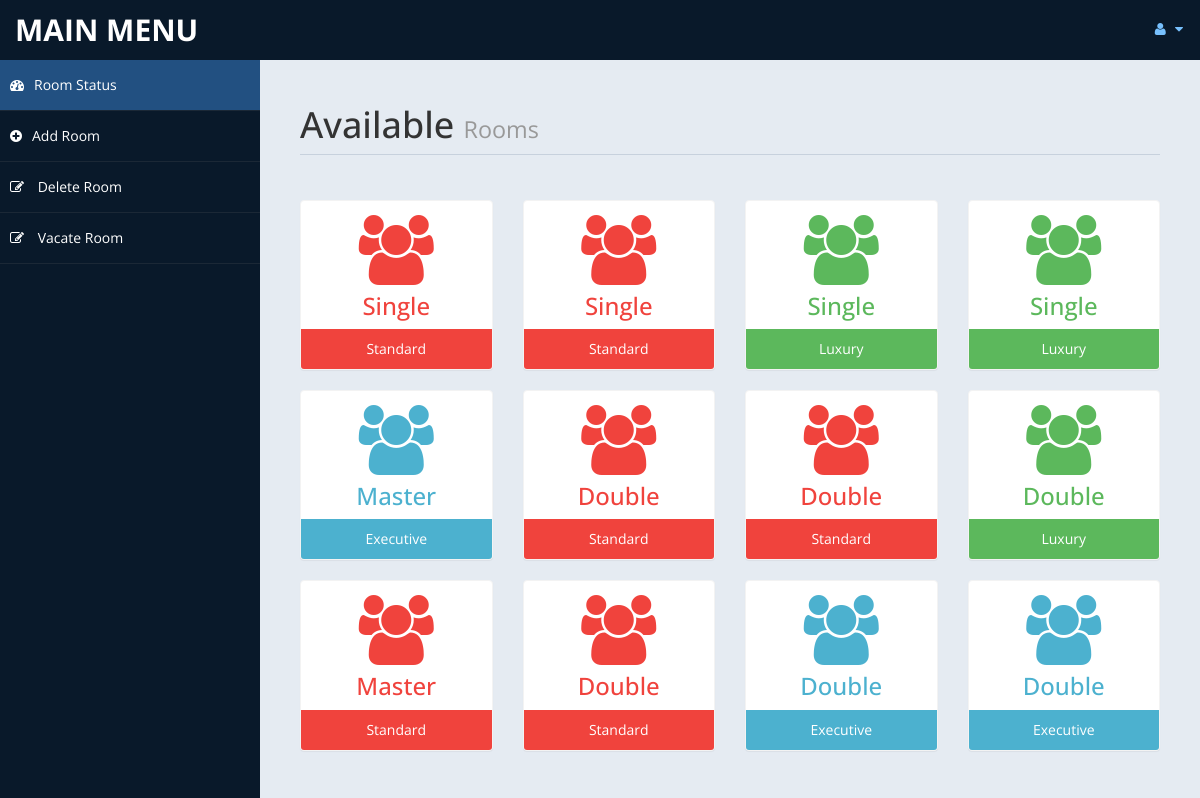
The app's page /admin/settings.php (signed in) with its own data.
### tables this page shows
CREATE TABLE `room` (
  `room_no` int(11) NOT NULL,
  `customer` int(11) UNSIGNED DEFAULT NULL,
  `bedding_type` varchar(10) DEFAULT NULL,
  `meal_type` varchar(15) DEFAULT NULL,
  `in_date` date DEFAULT NULL,
  `out_date` date DEFAULT NULL,
  `status` varchar(15) DEFAULT NULL,
  `no_of_day` int(11) DEFAULT NULL,
  `room_type` varchar(15) DEFAULT NULL
);

### admin/settings.php (the view, shortened to what this page needs)
<!DOCTYPE html>
<html xmlns="http://www.w3.org/1999/xhtml">
<head>
    <link href="assets/css/bootstrap.css" rel="stylesheet" />
    <link href="assets/css/font-awesome.css" rel="stylesheet" />
    <link href="assets/css/custom-styles.css" rel="stylesheet" />
</head>
<body>
    <div id="wrapper">
        <nav class="navbar navbar-default top-navbar" role="navigation">
            <div class="navbar-header">
                <a class="navbar-brand" href="home.php">MAIN MENU </a>
            </div>
            <ul class="nav navbar-top-links navbar-right">
                <li class="dropdown">
                    <a class="dropdown-toggle" data-toggle="dropdown" href="#" aria-expanded="false">
                        <i class="fa fa-user fa-fw"></i> <i class="fa fa-caret-down"></i>
                    </a>
                </li>
            </ul>
        </nav>
        <nav class="navbar-default navbar-side" role="navigation">
            <div class="sidebar-collapse">
                <ul class="nav" id="main-menu">
                    <li>
                        <a class="active-menu" href="settings.php"><i class="fa fa-dashboard"></i>Room Status</a>
                    </li>
					<li>
                        <a  href="room.php"><i class="fa fa-plus-circle"></i>Add Room</a>
                    </li>
                    <li>
                        <a   href="roomdel.php"><i class="fa fa-pencil-square-o"></i> Delete Room</a>
                    </li>
                    <li>
                        <a  href="vacate.php"><i class="fa fa-pencil-square-o"></i> Vacate Room</a>
                    </li>
            </div>
        </nav>
        <div id="page-wrapper" >
            <div id="page-inner">
			 <div class="row">
                    <div class="col-md-12">
                        <h1 class="page-header">
                           Available <small> Rooms</small>
                        </h1>
                    </div>
                </div>
            <?php
						include ('db.php');
						$sql = "select * from room";
						$re = mysqli_query($con,$sql)
				?>
                <div class="row">
				<?php
										while($row= mysqli_fetch_array($re))
										{
												$id = $row['room_type'];
											if($id == "Executive")
											{
												echo"<div class='col-md-3 col-sm-12 col-xs-12'>
													<div class='panel panel-primary text-center no-boder bg-color-blue'>
														<div class='panel-body'>
															<i class='fa fa-users fa-5x'></i>
															<h3>".$row['bedding_type']."</h3>
														</div>
														<div class='panel-footer back-footer-blue'>
															".$row['room_type']."
														</div>
													</div>
												</div>";
											}
											else if ($id == "Luxury")
											{
												echo"<div class='col-md-3 col-sm-12 col-xs-12'>
													<div class='panel panel-primary text-center no-boder bg-color-green'>
														<div class='panel-body'>
															<i class='fa fa-users fa-5x'></i>
															<h3>".$row['bedding_type']."</h3>
														</div>
														<div class='panel-footer back-footer-green'>
															".$row['room_type']."
														</div>
													</div>
												</div>";
											}
											else if($id =="Standard")
											{
												echo"<div class='col-md-3 col-sm-12 col-xs-12'>
													<div class='panel panel-primary text-center no-boder bg-color-red'>
														<div class='panel-body'>
															<i class='fa fa-users fa-5x'></i>
															<h3>".$row['bedding_type']."</h3>
														</div>
														<div class='panel-footer back-footer-red'>
															".$row['room_type']."
														</div>
													</div>
												</div>";
											}
										}
									?>
                </div>
            </div>
        </div>
</body>
</html>

### admin/assets/css/custom-styles.css (style rules this page uses)
body { font-family: 'Open Sans', sans-serif; }
#wrapper { width: 100%; background:#09192A; }
#page-wrapper { padding: 15px 15px; min-height: 600px; background:#E5EBF2; }
#page-inner { width:100%; margin:10px 20px 10px 0px; background-color:transparent; padding:10px; min-height:1200px; }
.text-center { text-align:center; }
.no-boder { border:1px solid #f3f3f3; }
h1, .h1, h2, .h2, h3, .h3 { margin-top: 7px; margin-bottom: -5px; }
.page-header { padding-bottom: 9px; margin: 10px 0 45px; border-bottom: 1px solid #C7D1DD; }
.bg-color-green { background-color: #fff; color: #5cb85c; }
.bg-color-blue { background-color: #fff; color: #4CB1CF }
.bg-color-red { background-color: #fff; color:#F0433D; }
.back-footer-green { background-color: #5cb85c; color:#fff; border-top: 0px solid #fff; }
.back-footer-red { background-color: #F0433D; color:#fff; border-top: 0px solid #fff; }
.back-footer-blue { background-color: #4CB1CF; color:#fff; border-top: 0px solid #fff; }
.top-navbar { margin:0px; }
.top-navbar .navbar-brand { color: #fff; width: 260px; text-align: left; height: 60px; font-size: 30px; font-weight: 700; text-transform: uppercase; line-height: 30px; }
.top-navbar .nav > li { position: relative; display: inline-block; }
.top-navbar .nav > li > a { position: relative; display: block; padding: 19px 15px; color: #77C0FD; }
.active-menu { background-color:#225081!important; }
.sidebar-collapse , .sidebar-collapse .nav { background:none; }
.sidebar-collapse .nav { padding:0; }
.sidebar-collapse .nav > li > a { color:#fff; background:transparent; text-shadow:none; }
.sidebar-collapse > .nav > li > a { padding:15px 10px; }
.sidebar-collapse > .nav > li { border-bottom: 1px solid rgba(107, 108, 109, 0.19); }
.navbar-side { border:none; background-color: transparent; }
.top-navbar { background:#09192A; border-bottom:none; }
.top-navbar .nav > li > a > i { margin-right: 2px; }
.navbar-default { border:0px solid black; }
.navbar-header { background: #09192A; }
.nav > li > a > i { margin-right:10px; }
@media (min-width:768px) { #page-wrapper { margin: 0 0 0 260px; padding: 15px 30px; min-height: 1200px; } }
@media (min-width:768px) { .navbar-side { z-index: 1; position: absolute; width: 260px; } }
@media (min-width:768px) { .navbar { border-radius: 0px; } }

### records on screen
room: bedding_type "Single", room_type "Standard"
room: bedding_type "Single", room_type "Standard"
room: bedding_type "Single", room_type "Luxury"
room: bedding_type "Single", room_type "Luxury"
room: bedding_type "Master", room_type "Executive"
room: bedding_type "Double", room_type "Standard"
room: bedding_type "Double", room_type "Standard"
room: bedding_type "Double", room_type "Luxury"
room: bedding_type "Master", room_type "Standard"
room: bedding_type "Double", room_type "Standard"
room: bedding_type "Double", room_type "Executive"
room: bedding_type "Double", room_type "Executive"
